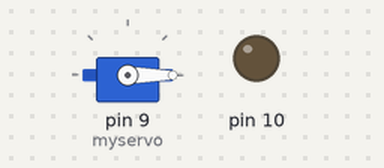
Recording of a sketch running on a simulated Arduino Uno, built with avr-gcc and run on an emulated ATmega328P. Parts: servo, output pins drawn as LEDs (lit = HIGH).

Above: at 0.05 s.
At 2.0 s:
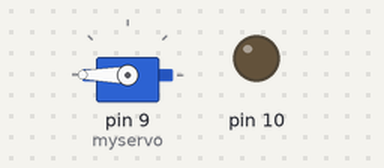
At 4.05 s:
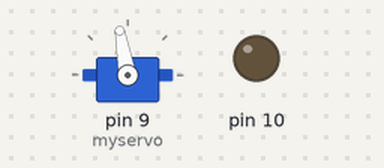
At 7.45 s:
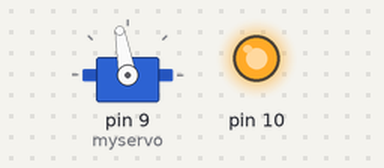
Timing chart, 0 to 9.8 s (numbered marks = the images above):
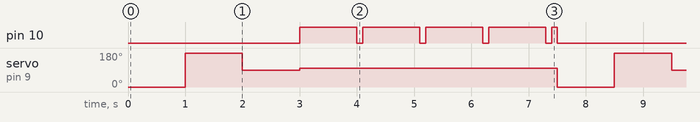

The sketch:

Lights_and_Motors.ino
```cpp
/*
 Controlling a servo position using a potentiometer (variable resistor)
 by Michal Rinott <http://people.interaction-ivrea.it/m.rinott>

 modified on 8 Nov 2013
 by Scott Fitzgerald
 http://www.arduino.cc/en/Tutorial/Knob
*/

#include <Servo.h>

Servo myservo;  // create servo object to control a servo


void setup() {
  myservo.attach(9);  // attaches the servo on pin 9 to the servo object
  pinMode(10, OUTPUT);

}

void loop() {

  myservo.write(0);                  // sets the servo position according to the scaled value
  delay(1000);                           // waits for the servo to get there
    myservo.write(180);                  // sets the servo position according to the scaled value
  delay(1000);
    myservo.write(90);                  // sets the servo position according to the scaled value
  delay(1000);
    myservo.write(100);                  // sets the servo position according to the scaled value
    digitalWrite(10, HIGH);
  delay(1000);
    digitalWrite(10, LOW);
    delay(100);
    digitalWrite(10, HIGH);
    delay(1000);
    digitalWrite(10, LOW);
    delay(100);
    digitalWrite(10, HIGH);
    delay(1000);
    digitalWrite(10, LOW);
    delay(100);
    digitalWrite(10, HIGH);
    delay(1000);
    digitalWrite(10, LOW);
      delay(100);
        digitalWrite(10, HIGH);
  delay(100);
    digitalWrite(10, LOW);

}
```

Measured:
- by itself, pin 10: repeats every 7.5 s: 3 × (LOW 0.10 s, HIGH 1.0 s), LOW 0.10 s, HIGH 0.10 s, LOW 3.0 s, HIGH 1.0 s
- by itself, servo on pin 9 (myservo): repeats every 7.5 s: 90° 1.0 s, 100° 4.5 s, 0° 1.0 s, 180° 1.0 s
